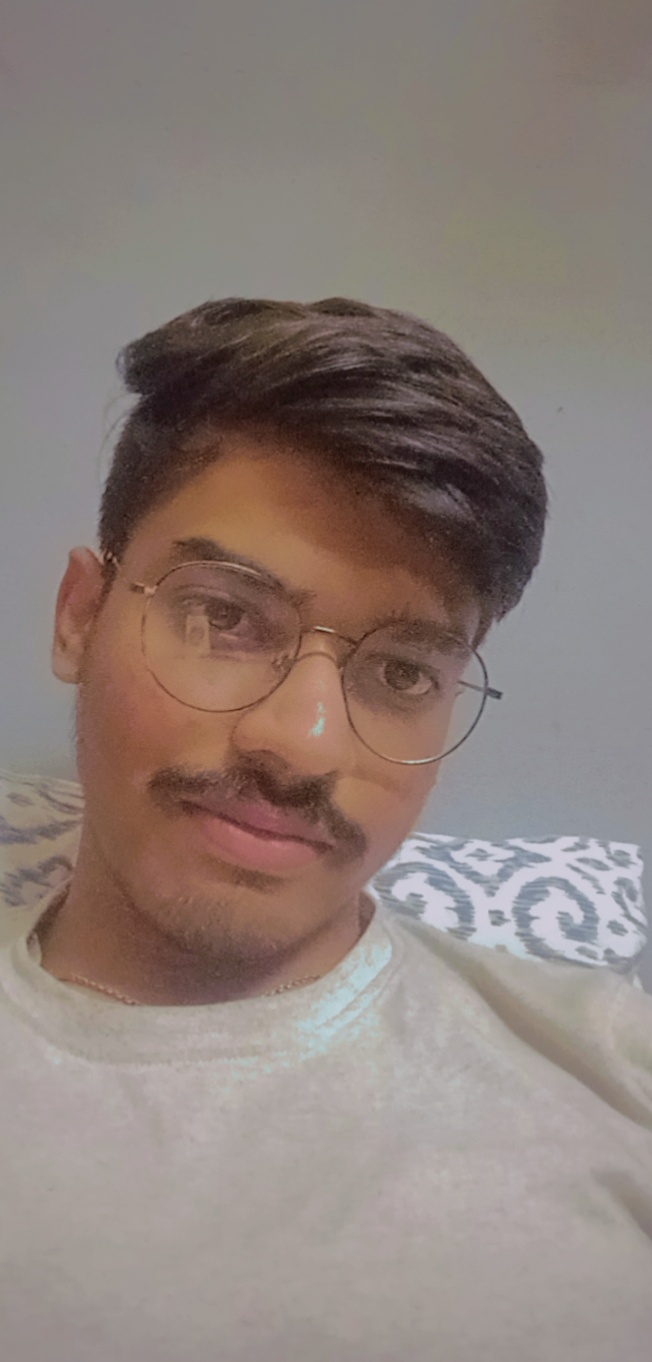
//> input picture opencv/Resources/test1.jpg, 652 x 1362 px
$ ./Chapter2   (built with g++ and OpenCV 4)
//> lines starting //> are read from the running program, lines starting //| are printed output that depends on the picture; after the words box and inside, x2 and y2 are one past the last pixel; in counts of white or black regions, pixels touching at a corner belong together
/////// BASIC FUNCTIONS OF OPENCV ////////////////


// how to import images ,vedios and veb cam
#include<opencv2/imgcodecs.hpp>
#include<opencv2/highgui.hpp>
#include<opencv2/imgproc.hpp>
#include<iostream>

using namespace std;
using namespace cv;

// code to import the image
void main()
{
	// creating path for image
	string path = "Resources/test1.jpg";

	// reading image from the path to the code .. Mat is the  matrics data type in opencv to handle images
	Mat img = imread(path);
//> img is the input picture: 1362 rows x 652 cols, CV_8UC3; mean B, G, R 121.5, 127.3, 140.9
	Mat imgGray, imgBlur ,imgCanny , imgDil , imgErode ;


	// CODE TO CONVERT IMAGE TO GREY
    //cvtColor{Convert color}(img{of img}, imgGray, COLOR_BGR2GRAY{color from bgr to gray});
	cvtColor(img, imgGray, COLOR_BGR2GRAY);
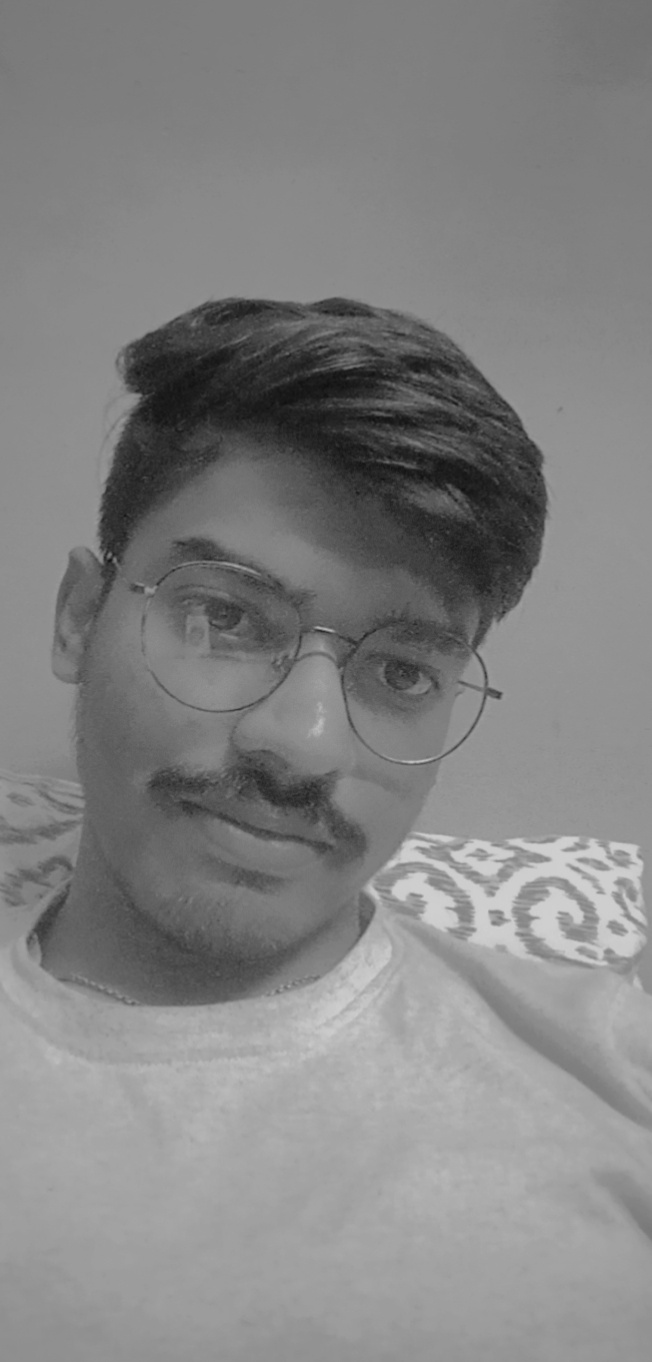
//> imgGray: 1362 rows x 652 cols, CV_8UC1; min 15, max 210, mean 130.7

	// to blur the image
	GaussianBlur(imgGray, imgBlur, Size(7, 7), 5, 0);

	// edge ditection ussing canny edge detector
	Canny(imgBlur, imgCanny, 10, 30);
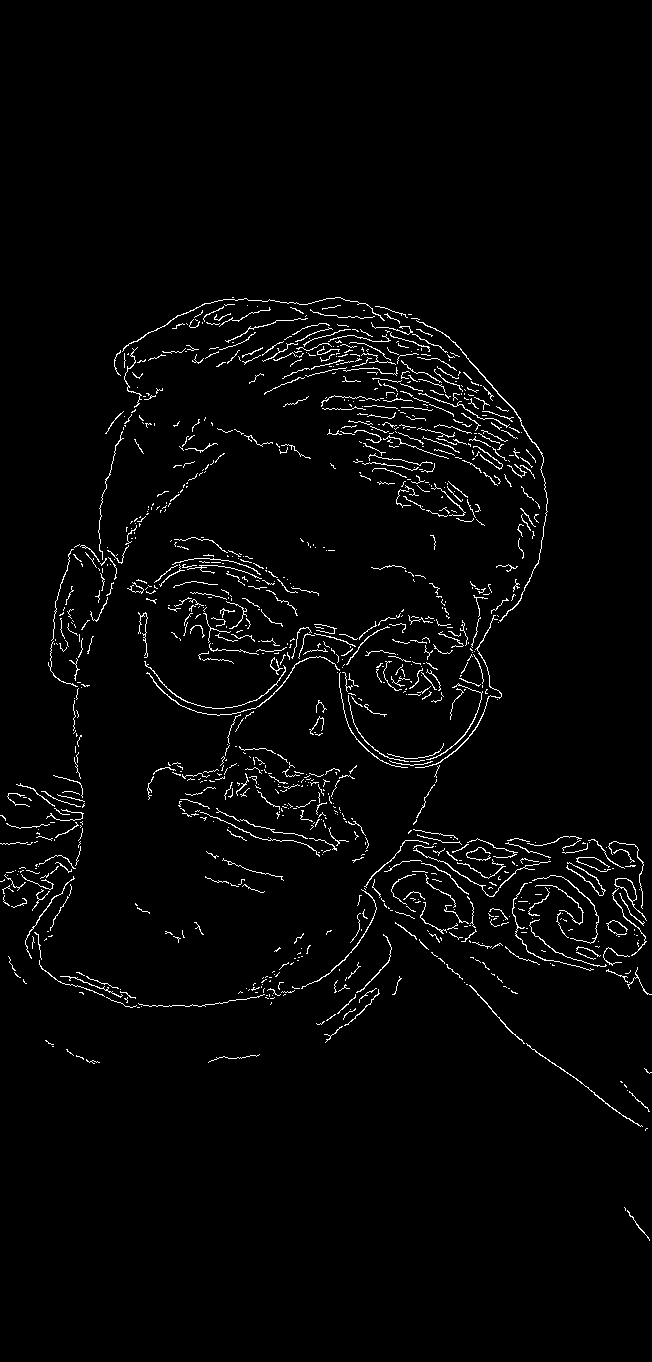
//> imgCanny: 1362 rows x 652 cols, CV_8UC1; 2.4% white in thin lines or dots, all inside (x1, y1, x2, y2) = (0, 297, 652, 1241)

	// to dilate the picture
	Mat kernel = getStructuringElement(MORPH_RECT, Size(5, 5));
	dilate(imgCanny,imgDil,kernel);
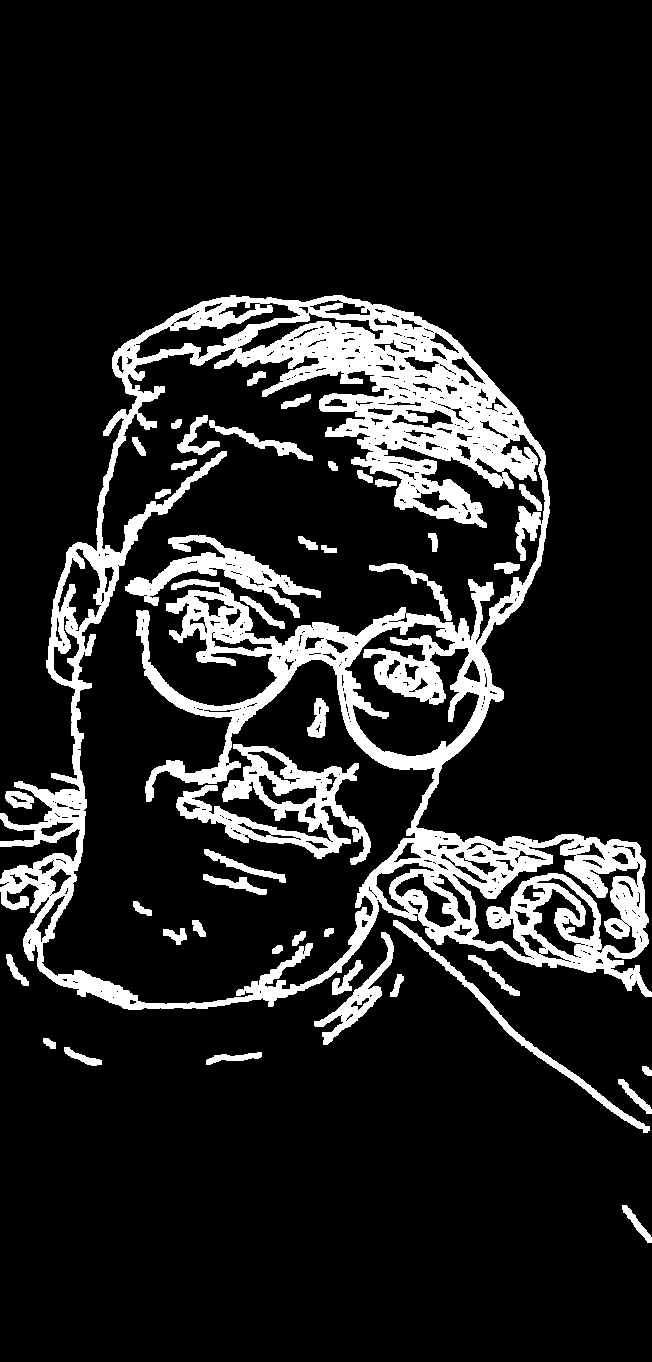
//> imgDil: 1362 rows x 652 cols, CV_8UC1; 13.7% white; 43 white regions, largest, box (x1, y1, x2, y2) and area: (0, 295, 652, 1010) 95559, (176, 744, 371, 865) 7887, (125, 535, 321, 618) 4361

	// to erode the picture
	//Mat kernel = getStructuringElement(MORPH_RECT, Size(5, 5));
	dilate(imgCanny, imgErode, kernel);


	    //imshow..{to show image} ("picture...{name of imshow}", img...{file});
		imshow("picture", img);

		// imshow..{to show image} ("picture Gray...{name of imshow}", imgGray...{file});
		imshow("picture Gray", imgGray);

		//imshow..{to show image} ("picture...{name of imshow}", imgBlur...{file});
		imshow("picture blur", imgBlur);

		//imshow..{to show image} ("picture...{name of imshow}", imgCanny...{file});
		imshow("picture Canny", imgCanny);

		//imshow..{to show image} ("picture...{name of imshow}", imgDil...{file});
		imshow("picture Dilation", imgDil);

		//imshow..{to show image} ("picture...{name of imshow}", imgErode...{file});
		imshow("picture Erode", imgErode);

		waitKey(0);

}
